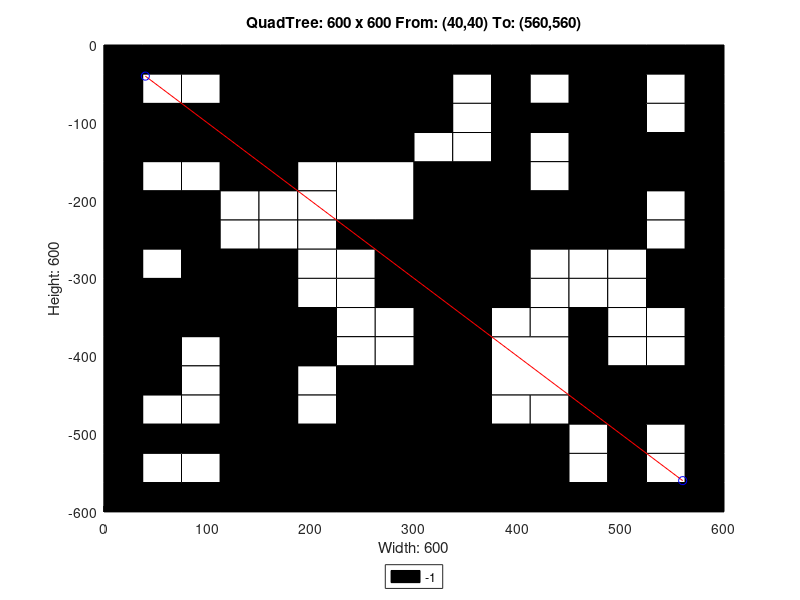

The MATLAB script that drew this image:
axis([0 600 -600 0]);
title('QuadTree: 600 x 600 From: (40,40) To: (560,560)');
xlabel('Width: 600');
ylabel('Height: 600');
rectangle('Position',[150 -150 150 150], 'FaceColor',[0 0 0]);
rectangle('Position',[0 -150 75 75], 'FaceColor',[0 0 0]);
rectangle('Position',[75 -150 75 75], 'FaceColor',[0 0 0]);
rectangle('Position',[225 -225 75 75], 'FaceColor',[1 1 1]);
rectangle('Position',[450 -75 75 75], 'FaceColor',[0 0 0]);
rectangle('Position',[450 -150 75 75], 'FaceColor',[0 0 0]);
rectangle('Position',[300 -225 75 75], 'FaceColor',[0 0 0]);
rectangle('Position',[300 -300 75 75], 'FaceColor',[0 0 0]);
rectangle('Position',[450 -225 75 75], 'FaceColor',[0 0 0]);
rectangle('Position',[0 -375 75 75], 'FaceColor',[0 0 0]);
rectangle('Position',[75 -375 75 75], 'FaceColor',[0 0 0]);
rectangle('Position',[0 -450 75 75], 'FaceColor',[0 0 0]);
rectangle('Position',[225 -525 75 75], 'FaceColor',[0 0 0]);
rectangle('Position',[150 -600 75 75], 'FaceColor',[0 0 0]);
rectangle('Position',[225 -600 75 75], 'FaceColor',[0 0 0]);
rectangle('Position',[300 -375 75 75], 'FaceColor',[0 0 0]);
rectangle('Position',[300 -450 75 75], 'FaceColor',[0 0 0]);
rectangle('Position',[375 -450 75 75], 'FaceColor',[1 1 1]);
rectangle('Position',[300 -525 75 75], 'FaceColor',[0 0 0]);
rectangle('Position',[300 -600 75 75], 'FaceColor',[0 0 0]);
rectangle('Position',[375 -600 75 75], 'FaceColor',[0 0 0]);
rectangle('Position',[0 -37.5 37.5 37.5], 'FaceColor',[0 0 0]);
rectangle('Position',[37.5 -37.5 37.5 37.5], 'FaceColor',[0 0 0]);
rectangle('Position',[0 -75 37.5 37.5], 'FaceColor',[0 0 0]);
rectangle('Position',[37.5 -75 37.5 37.5], 'FaceColor',[1 1 1]);
rectangle('Position',[75 -37.5 37.5 37.5], 'FaceColor',[0 0 0]);
rectangle('Position',[112.5 -37.5 37.5 37.5], 'FaceColor',[0 0 0]);
rectangle('Position',[75 -75 37.5 37.5], 'FaceColor',[1 1 1]);
rectangle('Position',[112.5 -75 37.5 37.5], 'FaceColor',[0 0 0]);
rectangle('Position',[0 -187.5 37.5 37.5], 'FaceColor',[0 0 0]);
rectangle('Position',[37.5 -187.5 37.5 37.5], 'FaceColor',[1 1 1]);
rectangle('Position',[0 -225 37.5 37.5], 'FaceColor',[0 0 0]);
rectangle('Position',[37.5 -225 37.5 37.5], 'FaceColor',[0 0 0]);
rectangle('Position',[75 -187.5 37.5 37.5], 'FaceColor',[1 1 1]);
rectangle('Position',[112.5 -187.5 37.5 37.5], 'FaceColor',[0 0 0]);
rectangle('Position',[75 -225 37.5 37.5], 'FaceColor',[0 0 0]);
rectangle('Position',[112.5 -225 37.5 37.5], 'FaceColor',[1 1 1]);
rectangle('Position',[0 -262.5 37.5 37.5], 'FaceColor',[0 0 0]);
rectangle('Position',[37.5 -262.5 37.5 37.5], 'FaceColor',[0 0 0]);
rectangle('Position',[0 -300 37.5 37.5], 'FaceColor',[0 0 0]);
rectangle('Position',[37.5 -300 37.5 37.5], 'FaceColor',[1 1 1]);
rectangle('Position',[75 -262.5 37.5 37.5], 'FaceColor',[0 0 0]);
rectangle('Position',[112.5 -262.5 37.5 37.5], 'FaceColor',[1 1 1]);
rectangle('Position',[75 -300 37.5 37.5], 'FaceColor',[0 0 0]);
rectangle('Position',[112.5 -300 37.5 37.5], 'FaceColor',[0 0 0]);
rectangle('Position',[150 -187.5 37.5 37.5], 'FaceColor',[0 0 0]);
rectangle('Position',[187.5 -187.5 37.5 37.5], 'FaceColor',[1 1 1]);
rectangle('Position',[150 -225 37.5 37.5], 'FaceColor',[1 1 1]);
rectangle('Position',[187.5 -225 37.5 37.5], 'FaceColor',[1 1 1]);
rectangle('Position',[150 -262.5 37.5 37.5], 'FaceColor',[1 1 1]);
rectangle('Position',[187.5 -262.5 37.5 37.5], 'FaceColor',[1 1 1]);
rectangle('Position',[150 -300 37.5 37.5], 'FaceColor',[0 0 0]);
rectangle('Position',[187.5 -300 37.5 37.5], 'FaceColor',[1 1 1]);
rectangle('Position',[225 -262.5 37.5 37.5], 'FaceColor',[0 0 0]);
rectangle('Position',[262.5 -262.5 37.5 37.5], 'FaceColor',[0 0 0]);
rectangle('Position',[225 -300 37.5 37.5], 'FaceColor',[1 1 1]);
rectangle('Position',[262.5 -300 37.5 37.5], 'FaceColor',[0 0 0]);
rectangle('Position',[300 -37.5 37.5 37.5], 'FaceColor',[0 0 0]);
rectangle('Position',[337.5 -37.5 37.5 37.5], 'FaceColor',[0 0 0]);
rectangle('Position',[300 -75 37.5 37.5], 'FaceColor',[0 0 0]);
rectangle('Position',[337.5 -75 37.5 37.5], 'FaceColor',[1 1 1]);
rectangle('Position',[375 -37.5 37.5 37.5], 'FaceColor',[0 0 0]);
rectangle('Position',[412.5 -37.5 37.5 37.5], 'FaceColor',[0 0 0]);
rectangle('Position',[375 -75 37.5 37.5], 'FaceColor',[0 0 0]);
rectangle('Position',[412.5 -75 37.5 37.5], 'FaceColor',[1 1 1]);
rectangle('Position',[300 -112.5 37.5 37.5], 'FaceColor',[0 0 0]);
rectangle('Position',[337.5 -112.5 37.5 37.5], 'FaceColor',[1 1 1]);
rectangle('Position',[300 -150 37.5 37.5], 'FaceColor',[1 1 1]);
rectangle('Position',[337.5 -150 37.5 37.5], 'FaceColor',[1 1 1]);
rectangle('Position',[375 -112.5 37.5 37.5], 'FaceColor',[0 0 0]);
rectangle('Position',[412.5 -112.5 37.5 37.5], 'FaceColor',[0 0 0]);
rectangle('Position',[375 -150 37.5 37.5], 'FaceColor',[0 0 0]);
rectangle('Position',[412.5 -150 37.5 37.5], 'FaceColor',[1 1 1]);
rectangle('Position',[525 -37.5 37.5 37.5], 'FaceColor',[0 0 0]);
rectangle('Position',[562.5 -37.5 37.5 37.5], 'FaceColor',[0 0 0]);
rectangle('Position',[525 -75 37.5 37.5], 'FaceColor',[1 1 1]);
rectangle('Position',[562.5 -75 37.5 37.5], 'FaceColor',[0 0 0]);
rectangle('Position',[525 -112.5 37.5 37.5], 'FaceColor',[1 1 1]);
rectangle('Position',[562.5 -112.5 37.5 37.5], 'FaceColor',[0 0 0]);
rectangle('Position',[525 -150 37.5 37.5], 'FaceColor',[0 0 0]);
rectangle('Position',[562.5 -150 37.5 37.5], 'FaceColor',[0 0 0]);
rectangle('Position',[375 -187.5 37.5 37.5], 'FaceColor',[0 0 0]);
rectangle('Position',[412.5 -187.5 37.5 37.5], 'FaceColor',[1 1 1]);
rectangle('Position',[375 -225 37.5 37.5], 'FaceColor',[0 0 0]);
rectangle('Position',[412.5 -225 37.5 37.5], 'FaceColor',[0 0 0]);
rectangle('Position',[375 -262.5 37.5 37.5], 'FaceColor',[0 0 0]);
rectangle('Position',[412.5 -262.5 37.5 37.5], 'FaceColor',[0 0 0]);
rectangle('Position',[375 -300 37.5 37.5], 'FaceColor',[0 0 0]);
rectangle('Position',[412.5 -300 37.5 37.5], 'FaceColor',[1 1 1]);
rectangle('Position',[525 -187.5 37.5 37.5], 'FaceColor',[0 0 0]);
rectangle('Position',[562.5 -187.5 37.5 37.5], 'FaceColor',[0 0 0]);
rectangle('Position',[525 -225 37.5 37.5], 'FaceColor',[1 1 1]);
rectangle('Position',[562.5 -225 37.5 37.5], 'FaceColor',[0 0 0]);
rectangle('Position',[450 -262.5 37.5 37.5], 'FaceColor',[0 0 0]);
rectangle('Position',[487.5 -262.5 37.5 37.5], 'FaceColor',[0 0 0]);
rectangle('Position',[450 -300 37.5 37.5], 'FaceColor',[1 1 1]);
rectangle('Position',[487.5 -300 37.5 37.5], 'FaceColor',[1 1 1]);
rectangle('Position',[525 -262.5 37.5 37.5], 'FaceColor',[1 1 1]);
rectangle('Position',[562.5 -262.5 37.5 37.5], 'FaceColor',[0 0 0]);
rectangle('Position',[525 -300 37.5 37.5], 'FaceColor',[0 0 0]);
rectangle('Position',[562.5 -300 37.5 37.5], 'FaceColor',[0 0 0]);
rectangle('Position',[75 -412.5 37.5 37.5], 'FaceColor',[1 1 1]);
rectangle('Position',[112.5 -412.5 37.5 37.5], 'FaceColor',[0 0 0]);
rectangle('Position',[75 -450 37.5 37.5], 'FaceColor',[1 1 1]);
rectangle('Position',[112.5 -450 37.5 37.5], 'FaceColor',[0 0 0]);
rectangle('Position',[150 -337.5 37.5 37.5], 'FaceColor',[0 0 0]);
rectangle('Position',[187.5 -337.5 37.5 37.5], 'FaceColor',[1 1 1]);
rectangle('Position',[150 -375 37.5 37.5], 'FaceColor',[0 0 0]);
rectangle('Position',[187.5 -375 37.5 37.5], 'FaceColor',[0 0 0]);
rectangle('Position',[225 -337.5 37.5 37.5], 'FaceColor',[1 1 1]);
rectangle('Position',[262.5 -337.5 37.5 37.5], 'FaceColor',[0 0 0]);
rectangle('Position',[225 -375 37.5 37.5], 'FaceColor',[1 1 1]);
rectangle('Position',[262.5 -375 37.5 37.5], 'FaceColor',[1 1 1]);
rectangle('Position',[150 -412.5 37.5 37.5], 'FaceColor',[0 0 0]);
rectangle('Position',[187.5 -412.5 37.5 37.5], 'FaceColor',[0 0 0]);
rectangle('Position',[150 -450 37.5 37.5], 'FaceColor',[0 0 0]);
rectangle('Position',[187.5 -450 37.5 37.5], 'FaceColor',[1 1 1]);
rectangle('Position',[225 -412.5 37.5 37.5], 'FaceColor',[1 1 1]);
rectangle('Position',[262.5 -412.5 37.5 37.5], 'FaceColor',[1 1 1]);
rectangle('Position',[225 -450 37.5 37.5], 'FaceColor',[0 0 0]);
rectangle('Position',[262.5 -450 37.5 37.5], 'FaceColor',[0 0 0]);
rectangle('Position',[0 -487.5 37.5 37.5], 'FaceColor',[0 0 0]);
rectangle('Position',[37.5 -487.5 37.5 37.5], 'FaceColor',[1 1 1]);
rectangle('Position',[0 -525 37.5 37.5], 'FaceColor',[0 0 0]);
rectangle('Position',[37.5 -525 37.5 37.5], 'FaceColor',[0 0 0]);
rectangle('Position',[75 -487.5 37.5 37.5], 'FaceColor',[1 1 1]);
rectangle('Position',[112.5 -487.5 37.5 37.5], 'FaceColor',[0 0 0]);
rectangle('Position',[75 -525 37.5 37.5], 'FaceColor',[0 0 0]);
rectangle('Position',[112.5 -525 37.5 37.5], 'FaceColor',[0 0 0]);
rectangle('Position',[0 -562.5 37.5 37.5], 'FaceColor',[0 0 0]);
rectangle('Position',[37.5 -562.5 37.5 37.5], 'FaceColor',[1 1 1]);
rectangle('Position',[0 -600 37.5 37.5], 'FaceColor',[0 0 0]);
rectangle('Position',[37.5 -600 37.5 37.5], 'FaceColor',[0 0 0]);
rectangle('Position',[75 -562.5 37.5 37.5], 'FaceColor',[1 1 1]);
rectangle('Position',[112.5 -562.5 37.5 37.5], 'FaceColor',[0 0 0]);
rectangle('Position',[75 -600 37.5 37.5], 'FaceColor',[0 0 0]);
rectangle('Position',[112.5 -600 37.5 37.5], 'FaceColor',[0 0 0]);
rectangle('Position',[150 -487.5 37.5 37.5], 'FaceColor',[0 0 0]);
rectangle('Position',[187.5 -487.5 37.5 37.5], 'FaceColor',[1 1 1]);
rectangle('Position',[150 -525 37.5 37.5], 'FaceColor',[0 0 0]);
rectangle('Position',[187.5 -525 37.5 37.5], 'FaceColor',[0 0 0]);
rectangle('Position',[375 -337.5 37.5 37.5], 'FaceColor',[0 0 0]);
rectangle('Position',[412.5 -337.5 37.5 37.5], 'FaceColor',[1 1 1]);
rectangle('Position',[375 -375 37.5 37.5], 'FaceColor',[1 1 1]);
rectangle('Position',[412.5 -375 37.5 37.5], 'FaceColor',[1 1 1]);
rectangle('Position',[450 -337.5 37.5 37.5], 'FaceColor',[1 1 1]);
rectangle('Position',[487.5 -337.5 37.5 37.5], 'FaceColor',[1 1 1]);
rectangle('Position',[450 -375 37.5 37.5], 'FaceColor',[0 0 0]);
rectangle('Position',[487.5 -375 37.5 37.5], 'FaceColor',[1 1 1]);
rectangle('Position',[525 -337.5 37.5 37.5], 'FaceColor',[0 0 0]);
rectangle('Position',[562.5 -337.5 37.5 37.5], 'FaceColor',[0 0 0]);
rectangle('Position',[525 -375 37.5 37.5], 'FaceColor',[1 1 1]);
rectangle('Position',[562.5 -375 37.5 37.5], 'FaceColor',[0 0 0]);
rectangle('Position',[450 -412.5 37.5 37.5], 'FaceColor',[0 0 0]);
rectangle('Position',[487.5 -412.5 37.5 37.5], 'FaceColor',[1 1 1]);
rectangle('Position',[450 -450 37.5 37.5], 'FaceColor',[0 0 0]);
rectangle('Position',[487.5 -450 37.5 37.5], 'FaceColor',[0 0 0]);
rectangle('Position',[525 -412.5 37.5 37.5], 'FaceColor',[1 1 1]);
rectangle('Position',[562.5 -412.5 37.5 37.5], 'FaceColor',[0 0 0]);
rectangle('Position',[525 -450 37.5 37.5], 'FaceColor',[0 0 0]);
rectangle('Position',[562.5 -450 37.5 37.5], 'FaceColor',[0 0 0]);
rectangle('Position',[375 -487.5 37.5 37.5], 'FaceColor',[1 1 1]);
rectangle('Position',[412.5 -487.5 37.5 37.5], 'FaceColor',[1 1 1]);
rectangle('Position',[375 -525 37.5 37.5], 'FaceColor',[0 0 0]);
rectangle('Position',[412.5 -525 37.5 37.5], 'FaceColor',[0 0 0]);
rectangle('Position',[450 -487.5 37.5 37.5], 'FaceColor',[0 0 0]);
rectangle('Position',[487.5 -487.5 37.5 37.5], 'FaceColor',[0 0 0]);
rectangle('Position',[450 -525 37.5 37.5], 'FaceColor',[1 1 1]);
rectangle('Position',[487.5 -525 37.5 37.5], 'FaceColor',[0 0 0]);
rectangle('Position',[525 -487.5 37.5 37.5], 'FaceColor',[0 0 0]);
rectangle('Position',[562.5 -487.5 37.5 37.5], 'FaceColor',[0 0 0]);
rectangle('Position',[525 -525 37.5 37.5], 'FaceColor',[1 1 1]);
rectangle('Position',[562.5 -525 37.5 37.5], 'FaceColor',[0 0 0]);
rectangle('Position',[450 -562.5 37.5 37.5], 'FaceColor',[1 1 1]);
rectangle('Position',[487.5 -562.5 37.5 37.5], 'FaceColor',[0 0 0]);
rectangle('Position',[450 -600 37.5 37.5], 'FaceColor',[0 0 0]);
rectangle('Position',[487.5 -600 37.5 37.5], 'FaceColor',[0 0 0]);
rectangle('Position',[525 -562.5 37.5 37.5], 'FaceColor',[1 1 1]);
rectangle('Position',[562.5 -562.5 37.5 37.5], 'FaceColor',[0 0 0]);
rectangle('Position',[525 -600 37.5 37.5], 'FaceColor',[0 0 0]);
rectangle('Position',[562.5 -600 37.5 37.5], 'FaceColor',[0 0 0]);
X=[560,40];
Y=[-560,-40];
hold on;
plot(X,Y,'r');
plot(X,Y,'bo');
legend('-1','Location','southoutside');
